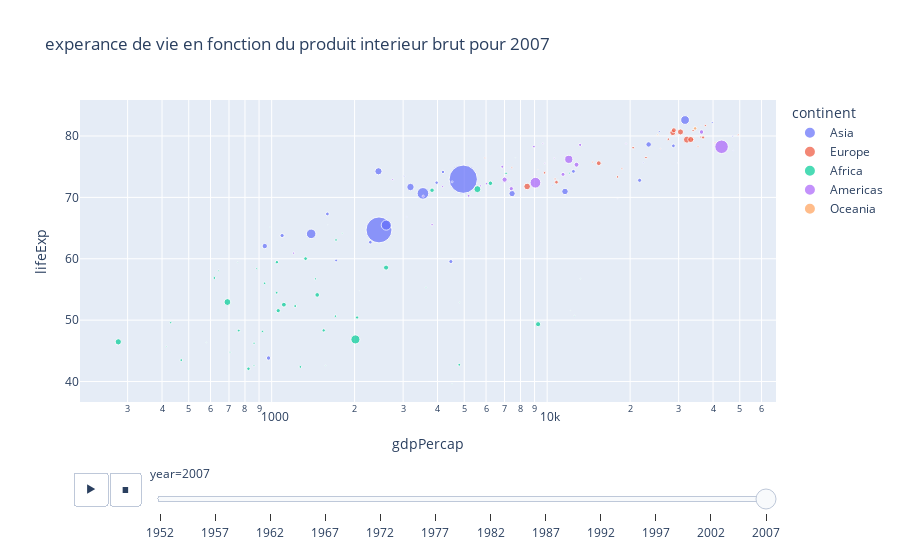

Notebook source saved alongside this figure:
### Code cell
# Mettre axe x en  log
# on met les année en log

px.scatter(gapminder, x = "gdpPercap",y="lifeExp",
           log_x = True,
           color = 'continent', 
           size = 'pop',
           hover_name = 'country',
           animation_frame = 'year',animation_group ='country',
           title = "experance de vie en fonction du produit interieur brut pour 2007")

### Figure 1 — Plotly figure (JSON) as saved in the notebook; plotly's stock layout.template omitted (floating-point values rounded to 4 significant figures)
{"data": [{"hovertemplate": "<b>%{hovertext}</b><br><br>continent=Asia<br>year=2007<br>gdpPercap=%{x}<br>lifeExp=%{y}<br>pop=%{marker.size}<extra></extra>", "hovertext": ["Afghanistan", "Bahrain", "Bangladesh", "Cambodia", "China", "Hong Kong, China", "India", "Indonesia", "Iran", "Iraq", "Israel", "Japan", "Jordan", "Korea, Dem. Rep.", "Korea, Rep.", "Kuwait", "Lebanon", "Malaysia", "Mongolia", "Myanmar", "Nepal", "Oman", "Pakistan", "Philippines", "Saudi Arabia", "Singapore", "Sri Lanka", "Syria", "Taiwan", "Thailand", "Vietnam", "West Bank and Gaza", "Yemen, Rep."], "ids": ["Afghanistan", "Bahrain", "Bangladesh", "Cambodia", "China", "Hong Kong, China", "India", "Indonesia", "Iran", "Iraq", "Israel", "Japan", "Jordan", "Korea, Dem. Rep.", "Korea, Rep.", "Kuwait", "Lebanon", "Malaysia", "Mongolia", "Myanmar", "Nepal", "Oman", "Pakistan", "Philippines", "Saudi Arabia", "Singapore", "Sri Lanka", "Syria", "Taiwan", "Thailand", "Vietnam", "West Bank and Gaza", "Yemen, Rep."], "legendgroup": "Asia", "marker": {"color": "#636efa", "size": [31889923, 708573, 150448339, 14131858, 1318683096, 6980412, 1110396331, 223547000, 69453570, 27499638, 6426679, 127467972, 6053193, 23301725, 49044790, 2505559, 3921278, 24821286, 2874127, 47761980, 28901790, 3204897, 169270617, 91077287, 27601038, 4553009, 20378239, 19314747, 23174294, 65068149, 85262356, 4018332, 22211743], "sizemode": "area", "sizeref": 3297000.0, "symbol": "circle"}, "mode": "markers", "name": "Asia", "orientation": "v", "showlegend": true, "type": "scatter", "x": [974.6, 29800.0, 1391.0, 1714.0, 4959.0, 39720.0, 2452.0, 3541.0, 11610.0, 4471.0, 25520.0, 31660.0, 4519.0, 1593.0, 23350.0, 47310.0, 10460.0, 12450.0, 3096.0, 944, 1091.0, 22320.0, 2606.0, 3190.0, 21650.0, 47140.0, 3970.0, 4185.0, 28720.0, 7458.0, 2442.0, 3025.0, 2281.0], "xaxis": "x", "y": [43.83, 75.64, 64.06, 59.72, 72.96, 82.21, 64.7, 70.65, 70.96, 59.55, 80.75, 82.6, 72.53, 67.3, 78.62, 77.59, 71.99, 74.24, 66.8, 62.07, 63.78, 75.64, 65.48, 71.69, 72.78, 79.97, 72.4, 74.14, 78.4, 70.62, 74.25, 73.42, 62.7], "yaxis": "y"}, {"hovertemplate": "<b>%{hovertext}</b><br><br>continent=Europe<br>year=2007<br>gdpPercap=%{x}<br>lifeExp=%{y}<br>pop=%{marker.size}<extra></extra>", "hovertext": ["Albania", "Austria", "Belgium", "Bosnia and Herzegovina", "Bulgaria", "Croatia", "Czech Republic", "Denmark", "Finland", "France", "Germany", "Greece", "Hungary", "Iceland", "Ireland", "Italy", "Montenegro", "Netherlands", "Norway", "Poland", "Portugal", "Romania", "Serbia", "Slovak Republic", "Slovenia", "Spain", "Sweden", "Switzerland", "Turkey", "United Kingdom"], "ids": ["Albania", "Austria", "Belgium", "Bosnia and Herzegovina", "Bulgaria", "Croatia", "Czech Republic", "Denmark", "Finland", "France", "Germany", "Greece", "Hungary", "Iceland", "Ireland", "Italy", "Montenegro", "Netherlands", "Norway", "Poland", "Portugal", "Romania", "Serbia", "Slovak Republic", "Slovenia", "Spain", "Sweden", "Switzerland", "Turkey", "United Kingdom"], "legendgroup": "Europe", "marker": {"color": "#EF553B", "size": [3600523, 8199783, 10392226, 4552198, 7322858, 4493312, 10228744, 5468120, 5238460, 61083916, 82400996, 10706290, 9956108, 301931, 4109086, 58147733, 684736, 16570613, 4627926, 38518241, 10642836, 22276056, 10150265, 5447502, 2009245, 40448191, 9031088, 7554661, 71158647, 60776238], "sizemode": "area", "sizeref": 3297000.0, "symbol": "circle"}, "mode": "markers", "name": "Europe", "orientation": "v", "showlegend": true, "type": "scatter", "x": [5937.0, 36130.0, 33690.0, 7446.0, 10680.0, 14620.0, 22830.0, 35280.0, 33210.0, 30470.0, 32170.0, 27540.0, 18010.0, 36180.0, 40680.0, 28570.0, 9254.0, 36800.0, 49360.0, 15390.0, 20510.0, 10810.0, 9787.0, 18680.0, 25770.0, 28820.0, 33860.0, 37510.0, 8458.0, 33200.0], "xaxis": "x", "y": [76.42, 79.83, 79.44, 74.85, 73.0, 75.75, 76.49, 78.33, 79.31, 80.66, 79.41, 79.48, 73.34, 81.76, 78.89, 80.55, 74.54, 79.76, 80.2, 75.56, 78.1, 72.48, 74.0, 74.66, 77.93, 80.94, 80.88, 81.7, 71.78, 79.42], "yaxis": "y"}, {"hovertemplate": "<b>%{hovertext}</b><br><br>continent=Africa<br>year=2007<br>gdpPercap=%{x}<br>lifeExp=%{y}<br>pop=%{marker.size}<extra></extra>", "hovertext": ["Algeria", "Angola", "Benin", "Botswana", "Burkina Faso", "Burundi", "Cameroon", "Central African Republic", "Chad", "Comoros", "Congo, Dem. Rep.", "Congo, Rep.", "Cote d'Ivoire", "Djibouti", "Egypt", "Equatorial Guinea", "Eritrea", "Ethiopia", "Gabon", "Gambia", "Ghana", "Guinea", "Guinea-Bissau", "Kenya", "Lesotho", "Liberia", "Libya", "Madagascar", "Malawi", "Mali", "Mauritania", "Mauritius", "Morocco", "Mozambique", "Namibia", "Niger", "Nigeria", "Reunion", "Rwanda", "Sao Tome and Principe", "Senegal", "Sierra Leone", "Somalia", "South Africa", "Sudan", "Swaziland", "Tanzania", "Togo", "Tunisia", "Uganda", "Zambia", "Zimbabwe"], "ids": ["Algeria", "Angola", "Benin", "Botswana", "Burkina Faso", "Burundi", "Cameroon", "Central African Republic", "Chad", "Comoros", "Congo, Dem. Rep.", "Congo, Rep.", "Cote d'Ivoire", "Djibouti", "Egypt", "Equatorial Guinea", "Eritrea", "Ethiopia", "Gabon", "Gambia", "Ghana", "Guinea", "Guinea-Bissau", "Kenya", "Lesotho", "Liberia", "Libya", "Madagascar", "Malawi", "Mali", "Mauritania", "Mauritius", "Morocco", "Mozambique", "Namibia", "Niger", "Nigeria", "Reunion", "Rwanda", "Sao Tome and Principe", "Senegal", "Sierra Leone", "Somalia", "South Africa", "Sudan", "Swaziland", "Tanzania", "Togo", "Tunisia", "Uganda", "Zambia", "Zimbabwe"], "legendgroup": "Africa", "marker": {"color": "#00cc96", "size": [33333216, 12420476, 8078314, 1639131, 14326203, 8390505, 17696293, 4369038, 10238807, 710960, 64606759, 3800610, 18013409, 496374, 80264543, 551201, 4906585, 76511887, 1454867, 1688359, 22873338, 9947814, 1472041, 35610177, 2012649, 3193942, 6036914, 19167654, 13327079, 12031795, 3270065, 1250882, 33757175, 19951656, 2055080, 12894865, 135031164, 798094, 8860588, 199579, 12267493, 6144562, 9118773, 43997828, 42292929, 1133066, 38139640, 5701579, 10276158, 29170398, 11746035, 12311143], "sizemode": "area", "sizeref": 3297000.0, "symbol": "circle"}, "mode": "markers", "name": "Africa", "orientation": "v", "showlegend": true, "type": "scatter", "x": [6223.0, 4797.0, 1441.0, 12570.0, 1217.0, 430.1, 2042.0, 706.0, 1704.0, 986.1, 277.6, 3633.0, 1545.0, 2082.0, 5581.0, 12150.0, 641.4, 690.8, 13210.0, 752.7, 1328.0, 942.7, 579.2, 1463.0, 1569.0, 414.5, 12060.0, 1045.0, 759.3, 1043.0, 1803.0, 10960.0, 3820.0, 823.7, 4811.0, 619.7, 2014.0, 7670.0, 863.1, 1598.0, 1712.0, 862.5, 926.1, 9270.0, 2602.0, 4513.0, 1107.0, 883.0, 7093.0, 1056.0, 1271.0, 469.7], "xaxis": "x", "y": [72.3, 42.73, 56.73, 50.73, 52.3, 49.58, 50.43, 44.74, 50.65, 65.15, 46.46, 55.32, 48.33, 54.79, 71.34, 51.58, 58.04, 52.95, 56.73, 59.45, 60.02, 56.01, 46.39, 54.11, 42.59, 45.68, 73.95, 59.44, 48.3, 54.47, 64.16, 72.8, 71.16, 42.08, 52.91, 56.87, 46.86, 76.44, 46.24, 65.53, 63.06, 42.57, 48.16, 49.34, 58.56, 39.61, 52.52, 58.42, 73.92, 51.54, 42.38, 43.49], "yaxis": "y"}, {"hovertemplate": "<b>%{hovertext}</b><br><br>continent=Americas<br>year=2007<br>gdpPercap=%{x}<br>lifeExp=%{y}<br>pop=%{marker.size}<extra></extra>", "hovertext": ["Argentina", "Bolivia", "Brazil", "Canada", "Chile", "Colombia", "Costa Rica", "Cuba", "Dominican Republic", "Ecuador", "El Salvador", "Guatemala", "Haiti", "Honduras", "Jamaica", "Mexico", "Nicaragua", "Panama", "Paraguay", "Peru", "Puerto Rico", "Trinidad and Tobago", "United States", "Uruguay", "Venezuela"], "ids": ["Argentina", "Bolivia", "Brazil", "Canada", "Chile", "Colombia", "Costa Rica", "Cuba", "Dominican Republic", "Ecuador", "El Salvador", "Guatemala", "Haiti", "Honduras", "Jamaica", "Mexico", "Nicaragua", "Panama", "Paraguay", "Peru", "Puerto Rico", "Trinidad and Tobago", "United States", "Uruguay", "Venezuela"], "legendgroup": "Americas", "marker": {"color": "#ab63fa", "size": [40301927, 9119152, 190010647, 33390141, 16284741, 44227550, 4133884, 11416987, 9319622, 13755680, 6939688, 12572928, 8502814, 7483763, 2780132, 108700891, 5675356, 3242173, 6667147, 28674757, 3942491, 1056608, 301139947, 3447496, 26084662], "sizemode": "area", "sizeref": 3297000.0, "symbol": "circle"}, "mode": "markers", "name": "Americas", "orientation": "v", "showlegend": true, "type": "scatter", "x": [12780.0, 3822.0, 9066.0, 36320.0, 13170.0, 7007.0, 9645.0, 8948.0, 6025.0, 6873.0, 5728.0, 5186.0, 1202.0, 3548.0, 7321.0, 11980.0, 2749.0, 9809.0, 4173.0, 7409.0, 19330.0, 18010.0, 42950.0, 10610.0, 11420.0], "xaxis": "x", "y": [75.32, 65.55, 72.39, 80.65, 78.55, 72.89, 78.78, 78.27, 72.23, 74.99, 71.88, 70.26, 60.92, 70.2, 72.57, 76.19, 72.9, 75.54, 71.75, 71.42, 78.75, 69.82, 78.24, 76.38, 73.75], "yaxis": "y"}, {"hovertemplate": "<b>%{hovertext}</b><br><br>continent=Oceania<br>year=2007<br>gdpPercap=%{x}<br>lifeExp=%{y}<br>pop=%{marker.size}<extra></extra>", "hovertext": ["Australia", "New Zealand"], "ids": ["Australia", "New Zealand"], "legendgroup": "Oceania", "marker": {"color": "#FFA15A", "size": [20434176, 4115771], "sizemode": "area", "sizeref": 3297000.0, "symbol": "circle"}, "mode": "markers", "name": "Oceania", "orientation": "v", "showlegend": true, "type": "scatter", "x": [34440.0, 25190.0], "xaxis": "x", "y": [81.23, 80.2], "yaxis": "y"}], "layout": {"autosize": true, "legend": {"itemsizing": "constant", "title": {"text": "continent"}, "tracegroupgap": 0}, "sliders": [{"active": 11, "currentvalue": {"prefix": "year="}, "len": 0.9, "pad": {"b": 10, "t": 60}, "steps": [{"args": [["1952"], {"frame": {"duration": 0, "redraw": false}, "fromcurrent": true, "mode": "immediate", "transition": {"duration": 0, "easing": "linear"}}], "label": "1952", "method": "animate"}, {"args": [["1957"], {"frame": {"duration": 0, "redraw": false}, "fromcurrent": true, "mode": "immediate", "transition": {"duration": 0, "easing": "linear"}}], "label": "1957", "method": "animate"}, {"args": [["1962"], {"frame": {"duration": 0, "redraw": false}, "fromcurrent": true, "mode": "immediate", "transition": {"duration": 0, "easing": "linear"}}], "label": "1962", "method": "animate"}, {"args": [["1967"], {"frame": {"duration": 0, "redraw": false}, "fromcurrent": true, "mode": "immediate", "transition": {"duration": 0, "easing": "linear"}}], "label": "1967", "method": "animate"}, {"args": [["1972"], {"frame": {"duration": 0, "redraw": false}, "fromcurrent": true, "mode": "immediate", "transition": {"duration": 0, "easing": "linear"}}], "label": "1972", "method": "animate"}, {"args": [["1977"], {"frame": {"duration": 0, "redraw": false}, "fromcurrent": true, "mode": "immediate", "transition": {"duration": 0, "easing": "linear"}}], "label": "1977", "method": "animate"}, {"args": [["1982"], {"frame": {"duration": 0, "redraw": false}, "fromcurrent": true, "mode": "immediate", "transition": {"duration": 0, "easing": "linear"}}], "label": "1982", "method": "animate"}, {"args": [["1987"], {"frame": {"duration": 0, "redraw": false}, "fromcurrent": true, "mode": "immediate", "transition": {"duration": 0, "easing": "linear"}}], "label": "1987", "method": "animate"}, {"args": [["1992"], {"frame": {"duration": 0, "redraw": false}, "fromcurrent": true, "mode": "immediate", "transition": {"duration": 0, "easing": "linear"}}], "label": "1992", "method": "animate"}, {"args": [["1997"], {"frame": {"duration": 0, "redraw": false}, "fromcurrent": true, "mode": "immediate", "transition": {"duration": 0, "easing": "linear"}}], "label": "1997", "method": "animate"}, {"args": [["2002"], {"frame": {"duration": 0, "redraw": false}, "fromcurrent": true, "mode": "immediate", "transition": {"duration": 0, "easing": "linear"}}], "label": "2002", "method": "animate"}, {"args": [["2007"], {"frame": {"duration": 0, "redraw": false}, "fromcurrent": true, "mode": "immediate", "transition": {"duration": 0, "easing": "linear"}}], "label": "2007", "method": "animate"}], "x": 0.1, "xanchor": "left", "y": 0, "yanchor": "top"}], "title": {"text": "experance de vie en fonction du produit interieur brut pour 2007"}, "updatemenus": [{"active": 0, "buttons": [{"args": [null, {"frame": {"duration": 500, "redraw": false}, "fromcurrent": true, "mode": "immediate", "transition": {"duration": 500, "easing": "linear"}}], "label": "&#9654;", "method": "animate"}, {"args": [[null], {"frame": {"duration": 0, "redraw": false}, "fromcurrent": true, "mode": "immediate", "transition": {"duration": 0, "easing": "linear"}}], "label": "&#9724;", "method": "animate"}], "direction": "left", "pad": {"r": 10, "t": 70}, "showactive": false, "type": "buttons", "x": 0.1, "xanchor": "right", "y": 0, "yanchor": "top"}], "xaxis": {"anchor": "y", "autorange": true, "domain": [0, 1], "range": [2.321, 5.189], "title": {"text": "gdpPercap"}, "type": "log"}, "yaxis": {"anchor": "x", "autorange": true, "domain": [0, 1], "range": [24.73, 76.74], "title": {"text": "lifeExp"}, "type": "linear"}}}
